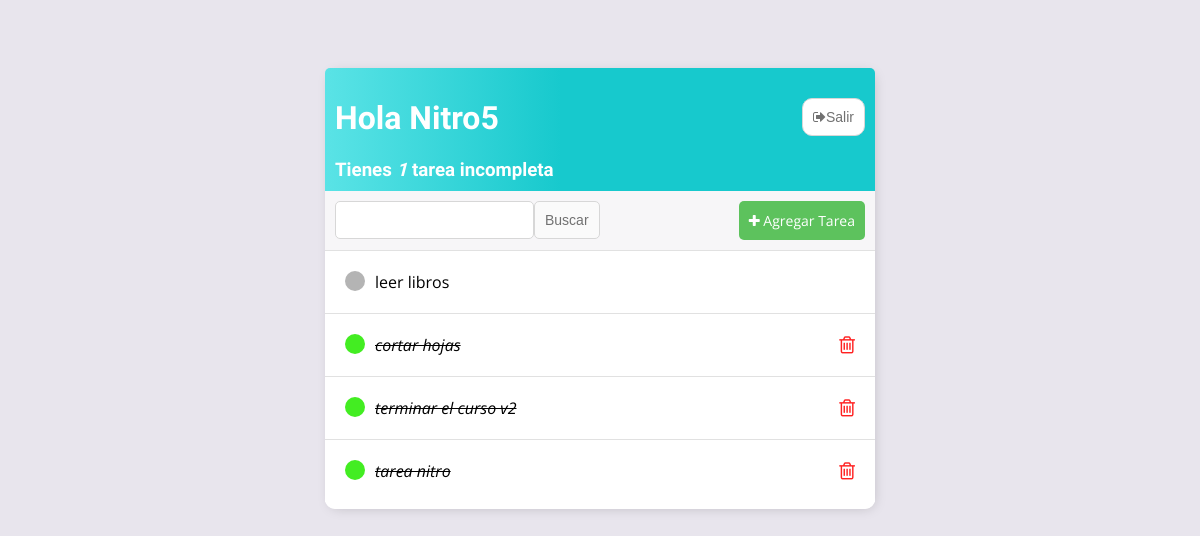
The app's page / (signed in) with its own data.
### base/models.py (models this page shows)
class Tarea(models.Model):
    usuario = models.ForeignKey(User,
                                on_delete=models.CASCADE,
                                null = True,
                                blank = True,)
    titulo = models.CharField(max_length=200)
    descripcion = models.TextField(null = True,
                                blank = True,)
    completo = models.BooleanField(default = False)
    creado = models.DateTimeField(auto_now_add = True)
    def __str__(self):
        return self.titulo
    class Meta:
        ordering = ['completo']

### base/views.py (the view)
# urls.py: urlpatterns = [path('',ListaPendientes.as_view(), name='tareas'),
class ListaPendientes(LoginRequiredMixin,ListView):
    model = Tarea
    context_object_name = 'tareas'
    def get_context_data(self, **kwargs):
        context = super().get_context_data(**kwargs)
        context['tareas'] = context['tareas'].filter(usuario=self.request.user)
        context['count'] = context['tareas'].filter(completo=False).count()
        valor_buscado = self.request.GET.get('area-buscar') or ''
        if valor_buscado:
            context['tareas'] = context['tareas'].filter(titulo__icontains=valor_buscado)
        context['valor_buscado'] = valor_buscado
        return context

### base/templates/base/tarea_list.html (shortened to what this page needs)
{% extends 'base/principal.html' %}
{% block content %}
<div class="barra-superior">
    <div>
        <h1>Hola {{ request.user|title }}</h1>
        <h3 style="margin:0">Tienes <i>{{ count }}</i> tarea{{ count|pluralize }} incompleta{{ count|pluralize }}</h3>
    </div>
    {% if request.user.is_authenticated %}
        <form method="post" action="{%url 'logout' %}" style="margin-top: 20px;">
            <button type="submit"><i class="fa fa-sign-out" aria-hidden="true"></i>Salir </button>
        </form>
    {% else %}
        <a href="{% url 'login' %}">Ingresar</a>
    {% endif %}
</div>
<div class="envoltorio-agregar-buscar">
    <form method="GET">
        <input type="text" name="area-buscar" value="{{ valor_buscado }}" aria-label="Buscar">
        <input class="button" type="submit" value="Buscar">
    </form>
    <a id="enlace-agregar" href="{% url 'crear-tarea' %}"><i class="fa fa-plus" aria-hidden="true"></i> Agregar Tarea</a>
</div>
<div class="envoltorio-items-tarea">
    {%  for tarea in tareas %}
        <div class="envoltorio-tarea">
            {% if tarea.completo %}
                <div class="titulo-tarea">
                    <div class="icono-tarea-completa"></div>
                        <i><s><a href="{% url 'editar-tarea' tarea.id %}">{{ tarea }}</a></s></i>
                </div>
                <a class="enlace-eliminar" href="{% url 'eliminar-tarea' tarea.id %}"><i class="fa fa-trash-o" aria-hidden="true" style="font-size:20px"></i></a>
            {% else %}
                <div class="titulo-tarea">
                    <div class="icono-tarea-incompleta"></div>
                    <a href="{% url 'editar-tarea' tarea.id %}">{{ tarea }}</a>
                </div>
            {% endif %}
        </div>
    {% empty %}
        <h3>No hay elementos en la lista</h3>
    {% endfor %}
</div>
{% endblock content %}

### records on screen
Tarea: titulo "leer libros"
Tarea: titulo "cortar hojas"
Tarea: titulo "terminar el curso v2"
Tarea: titulo "tarea nitro"

### other values on screen
{{ request.user|title }} "Nitro5"
{{ count }} "1"
